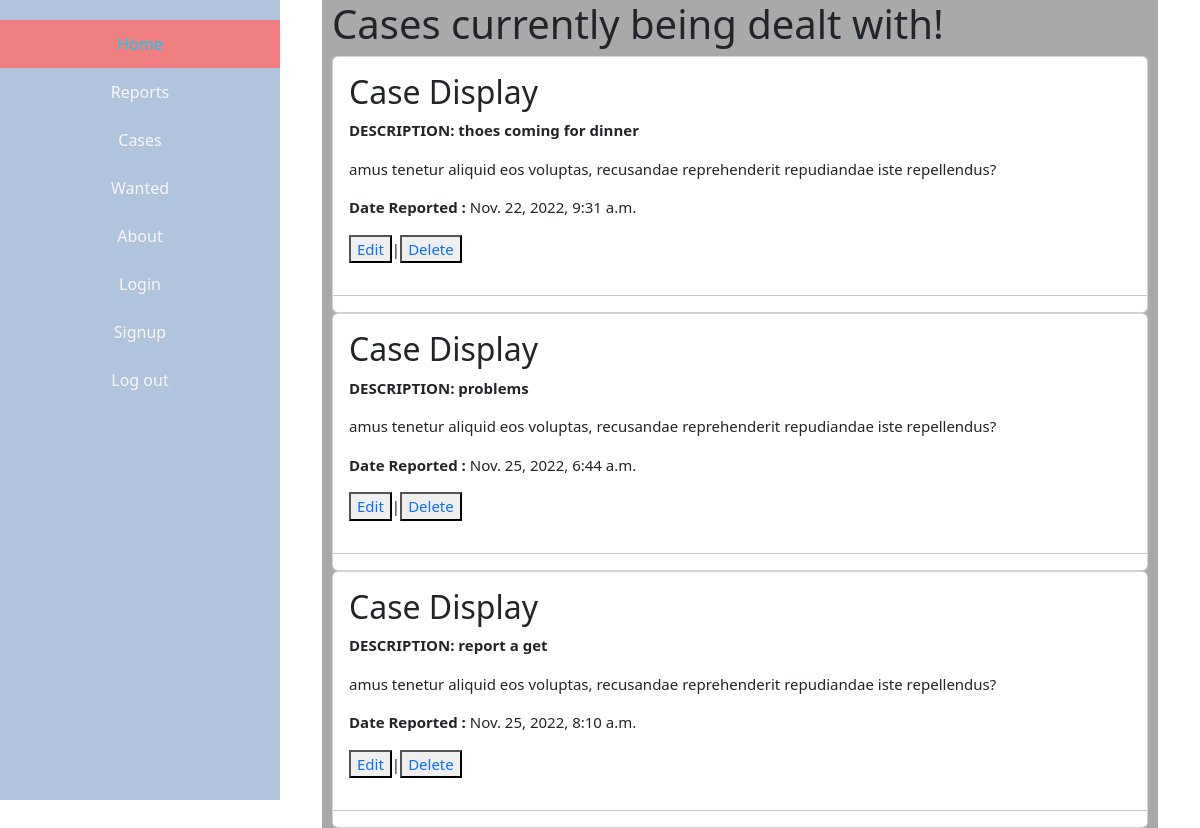
The app's page /cases/ (signed in), older data.
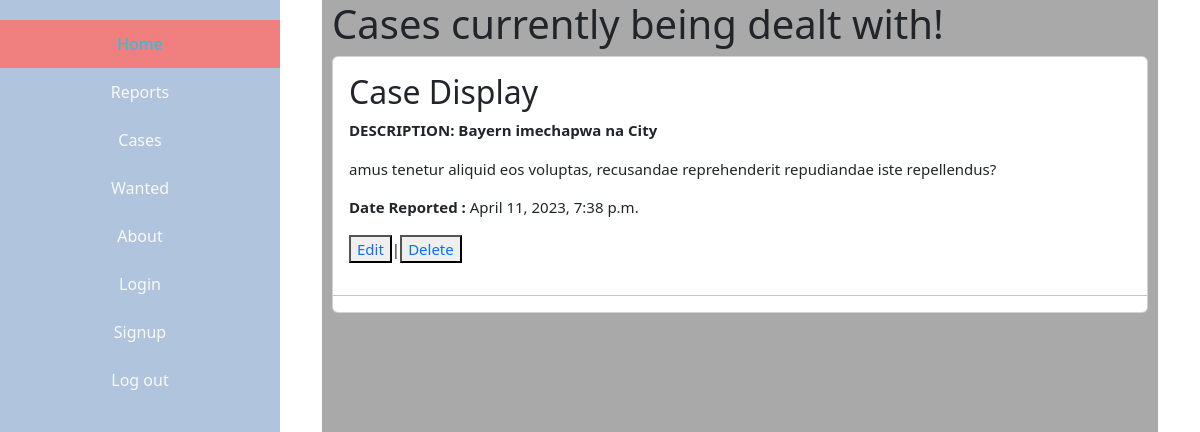
The same page, newer data.
### pages/models.py (models this page shows, shortened)
class Posts(models.Model):
    description = models.TextField(max_length=600)
    image = models.FileField(upload_to='covers/' ,blank=True, null=True,)
    date = models.DateTimeField(auto_now_add=True)

### pages/views.py (the view)
# urls.py: path('cases/',views.case_list,name='cases'),
def case_list(request):
    context ={'object_list':Posts.objects.all()}
    return render(request, 'cases.html', context)

### templates/cases.html (shortened to what this page needs)
{% load static %}
<!DOCTYPE html>
<html lang="en">
<head>
    <link rel="stylesheet" type ="text/css" href="{% static  'home/css/bootstrap.css' %}">
    <link rel="stylesheet" href="https://cdn.jsdelivr.net/npm/bootstrap-icons@1.9.1/font/bootstrap-icons.css">
</head>
<body class="body">
{% block content %}
<div class="container">
    <div class="vertical-menu">
        <a class="nav-link active link-info" href="{% url 'home' %}">Home</i></a>
        <a class="nav-link link-light" href="{% url 'report' %}">Reports</a>
        <a class="nav-link link-light" href="{% url 'cases' %}">Cases</a>
        <a class="nav-link link-light" href="{% url 'wanted' %}">Wanted</a>
        <a class="nav-link link-light" href="{% url 'about' %}">About</a>
        <a class="nav-link link-light" href="{% url 'login' %}">Login</a>
        <a  class="nav-link link-light" href="{% url 'signup' %}">Signup</a>
        <a  class="nav-link link-light" href="{% url 'logout' %}">Log out</a>
    </div>
    <div class="main">
        <h1>Cases currently being dealt with!</h1>
        {% if user.is_authenticated %}
        {% for post in object_list %}
        <div class="card">
            <div class="card-body">
                <h2 class="card-title">Case Display</h2>
                <p class="card-text"name="content"><b>DESCRIPTION: {{post.description}}</b></p>
                <p class="card-text">amus tenetur aliquid eos voluptas, recusandae reprehenderit repudiandae iste repellendus?</p>
                <p><strong>Date Reported :</strong> {{post.date}} </p>
                <button><a href="{% url 'edits' post.id %}" style="text-decoration: none;">Edit</a></button>|<button><a href="{% url 'delete' post.id %}" style="text-decoration: none;">Delete</a></button>
            </div>
            <hr>
        </div>
        {% endfor %}
    {% endif %}
</div>
{% endblock content %}
</body>
</html>

### templates/cases.html (style rules this page uses)
.vertical-menu { height: 100vh; width: 280px; position: fixed; z-index: 1; top: 0; left: 0; overflow-x: hidden; background-color: lightsteelblue; padding-top: 20px; display: flex; flex-direction: column; align-items: center; }
.vertical-menu a { background-color: lightsteelblue; color: black; display: block; padding: 12px; text-decoration: none; width: 100%; text-align: center; }
.vertical-menu a.active { background-color: lightcoral; color: black; }
.main { margin-left: 280px; font-size: 15px; padding: 0px 10px; background-color: darkgray; min-height: 100vh; }

Row changes from the older to the newer data that the page shows:
removed Posts: description "thoes coming for dinner", date "Nov. 22, 2022, 9:31 a.m."
removed Posts: description "problems", date "Nov. 25, 2022, 6:44 a.m."
removed Posts: description "report a get", date "Nov. 25, 2022, 8:10 a.m."
added Posts: description "Bayern imechapwa na City", date "April 11, 2023, 7:38 p.m."
